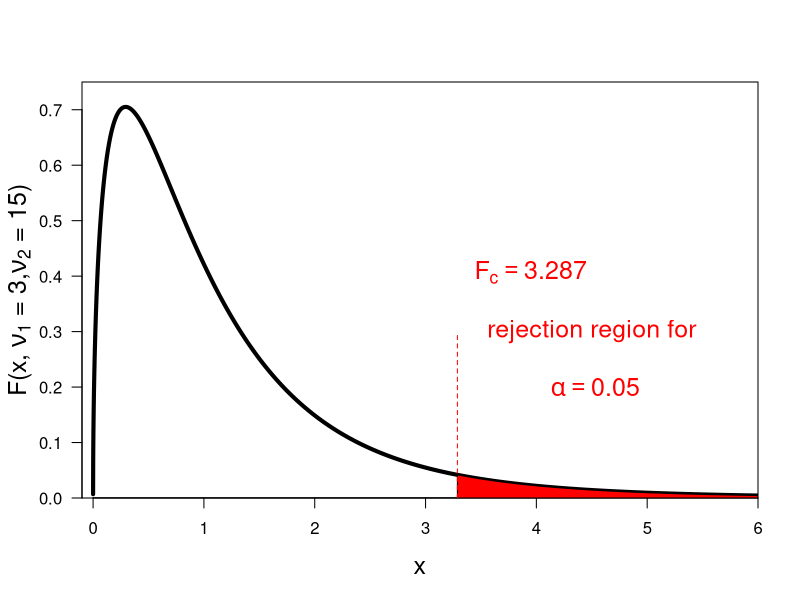

Write the R code that produced this figure.
print('file: ANOVArejectionRegZarEx.R')
print(date())
# plot rejection region for F distribution: red
nu1 = 3; nu2 = 15   # degrees of freedom (for 19 data points in 4 groups)
alpha = 0.05 
Fc = qf(p=1-alpha,df1=nu1,df2=nu2)    # critical F value
print(c('alpha = ',alpha))
print(c('nu1 = ',nu1))
print(c('nu2 = ',nu2))
print(c('Fc = ',round(Fc,3)))
# define polygon & plot
x1max = 6
x1 = seq(Fc,x1max,0.01)
F1 = df(x1,df1=nu1,df2=nu2)
xp = c(Fc,x1,x1max,0)
yp = c(0,F1,0,0)
x0 = seq(0.00001,x1max,0.001); F0 = df(x0,df1=nu1,df2=nu2)
xv = c(Fc,Fc); yv = c(0,0.3)  # vertical line
sflag = 1
if (sflag == 1) {
  # png('Frejectionregion160727red.png',width=16,height=16,units='cm',res=300)
  plot(x0,F0,type='l',lwd=4,col='black',xlab='x',ylab=NA, 
       las=1,xaxs='i',yaxs='i',ylim=c(0,0.75),xlim=c(-0.1,6),cex.lab=1.5)
  title(ylab=expression(paste('F(x, ',nu[1],' = 3',',',nu[2],' = 15)')),line=2.3,cex.lab=1.5)
  polygon(xp,yp,col='red')
  text(4.5,0.3,'rejection region for',col='red',cex=1.5)
  text(4.5,0.2,bquote(~alpha == .(alpha)),col='red',cex=1.5)
  Fc3 = round(Fc,3)
  text(Fc,0.4,col='red',bquote(~F[c] == .(Fc3)),pos=4,cex=1.5)
  lines(xv,yv,col='red',lty=2)
  #  dev.off()
}
# ----------------------------------------------------------------
# Results:
# "alpha = " "0.05"    
# "nu1 = " "3"     
# "nu2 = " "15"    
